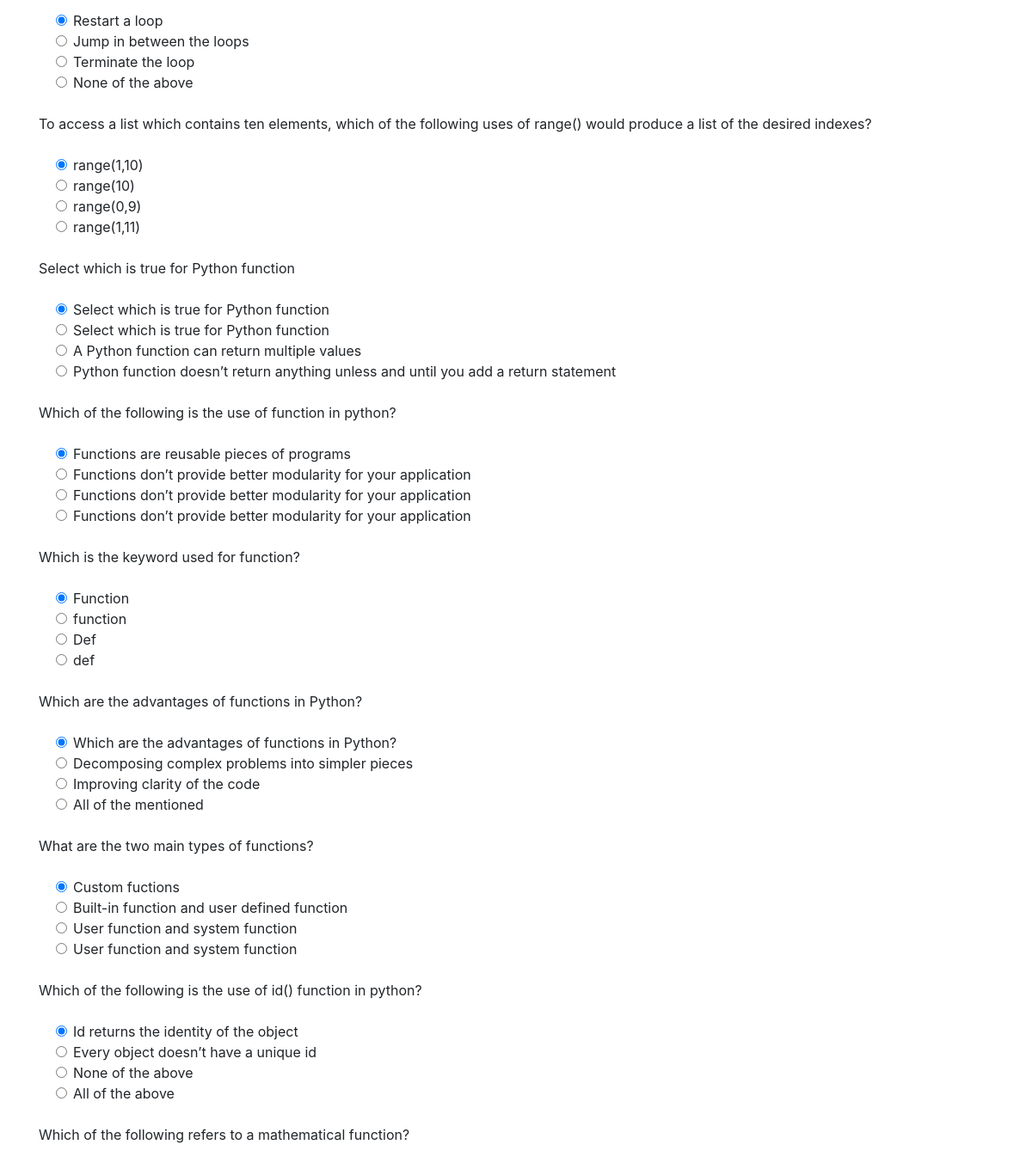
The app's page /quiz (middle part), older data.
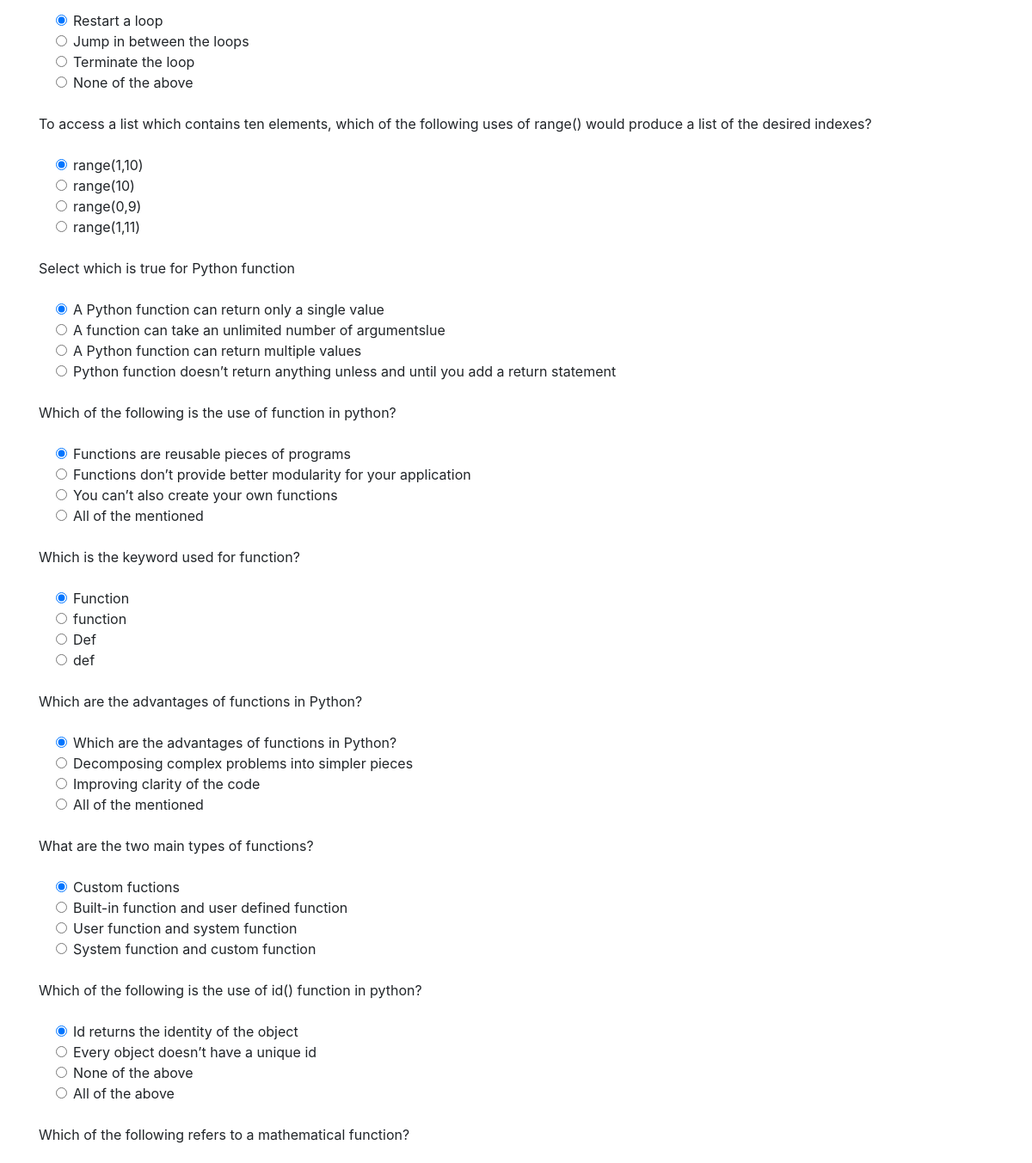
The same page, newer data.
### app/models.py (models this page shows, shortened)
class QuesModel(models.Model):
    quiz = models.ForeignKey(Quiz, on_delete=models.CASCADE, null=True)
    question = models.CharField(max_length=200, null=True)
    op1 = models.CharField(max_length=200, null=True)
    op2 = models.CharField(max_length=200, null=True)
    op3 = models.CharField(max_length=200, null=True)
    op4 = models.CharField(max_length=200, null=True)
    ans = models.CharField(max_length=200, null=True)
    weight = models.FloatField(null=True)
    learnout = models.ForeignKey(LearnOut, on_delete=models.CASCADE, null=True)

### LMS/views.py (the view)
# urls.py: path('quiz', views.QUIZ, name='quiz'),
def QUIZ(request):
    if request.method == 'POST':
        achi = "Not achieved"
        print(request.POST)
        questions=QuesModel.objects.all()
        score=0
        wrong=0
        correct=0
        total=0
        for i,q in enumerate(questions):
            total+=1
            print(request.POST.get(q.question))
            print(q.ans)
            print()
            if q.ans == request.POST.get(q.question):
                score+=weights[i]
                correct+=1
                print(score)
            else:
                wrong+=1
        percent = score/(total*10) *100
        if score < 0.49 :
            achi = "Not Achieved"
        elif 0.5 <= score < 0.69:
            achi = "Moderatley Achieved"
        elif 0.69 <= score <= 1:
            achi = "Achieved"
        context = {
            'score':"{:.2f}".format(score),
            'time': request.POST.get('timer'),
            'correct':correct,
            'wrong':wrong,
            'percent':percent,
            'total':total,
            'achi':achi
        }
        return render(request,'quiz/result.html',context)
    else:
        questions=QuesModel.objects.all()
        context = {
            'questions': questions
        }
        return render(request,'quiz/quiz.html',context)

### templates/quiz/quiz.html (shortened to what this page needs)
{% extends 'quiz/dependencies.html' %}
{% block content %}
{% load static %}
<div class="container ">
 <form method='post' action=''>
    {% for q  in questions%}
    <div class="form-group">
      <label for="question">{{q.question}}</label>
    </div>
    <div class="form-check">
        <div class="form-check">
            <input class="form-check-input" type="radio" name="{{q.question}}" id="gridRadios1" value="{{q.op1}}" checked>
            <label class="form-check-label" for="gridRadios1">
                {{q.op1}}
            </label>
        </div>
        <div class="form-check">
            <input class="form-check-input" type="radio" name="{{q.question}}" id="gridRadios2" value="{{q.op2}}">
            <label class="form-check-label" for="gridRadios2">
                {{q.op2}}
            </label>
        </div>
        <div class="form-check">
            <input class="form-check-input" type="radio" name="{{q.question}}" id="gridRadios1" value="{{q.op3}}">
            <label class="form-check-label" for="gridRadios1">
                {{q.op3}}
            </label>
        </div>
        <div class="form-check">
            <input class="form-check-input" type="radio" name="{{q.question}}" id="gridRadios2" value="{{q.op4}}">
            <label class="form-check-label" for="gridRadios2">
                {{q.op4}}
            </label>
        </div>
        <br>
    </div>
    {% endfor %}
    <br>
  </form>
</div>
{% endblock %}

### templates/quiz/dependencies.html (shortened to what this page needs)
{% load static %}
<html>
    <head>
        <link rel="stylesheet" href="https://stackpath.bootstrapcdn.com/bootstrap/4.5.0/css/bootstrap.min.css">
    </head>
    <body>
        {% block content %}
        {% endblock %}
        <br>
    </body>
</html>

Row changes from the older to the newer data that the page shows:
changed QuesModel "Select which is true for Python function": op1 "Select which is true for Python function" → "A Python function can return only a single value"; op2 "Select which is true for Python function" → "A function can take an unlimited number of argumentslue"
changed QuesModel "Which of the following is the use of function in python?": op3 "Functions don’t provide better modularity for your application" → "You can’t also create your own functions"; op4 "Functions don’t provide better modularity for your application" → "All of the mentioned"
changed QuesModel "What are the two main types of functions?": op4 "User function and system function" → "System function and custom function"
